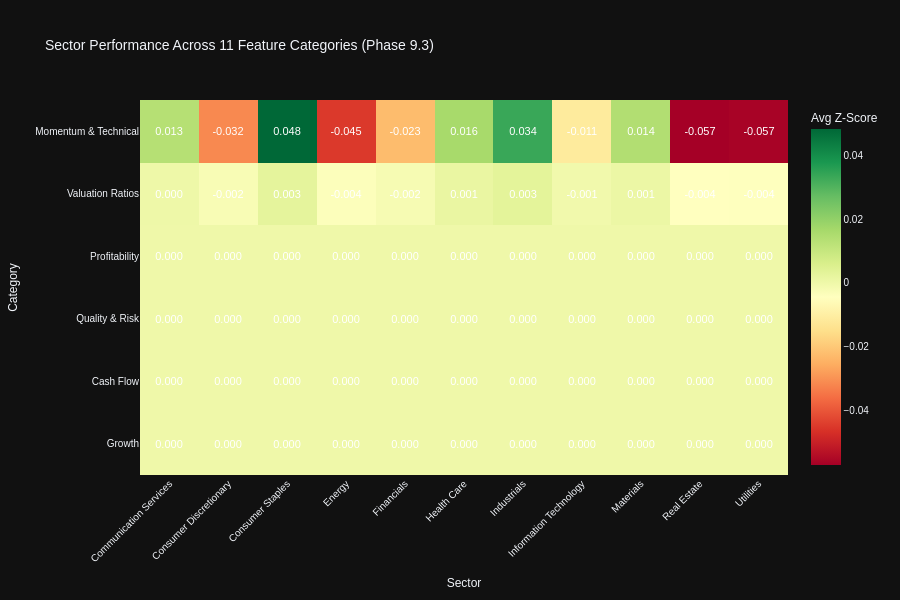

Here is the notebook cell this chart was saved with:
### Code cell
# Visualization 1: Category Heatmaps (Sector × Category)
print("\n📊 Category Performance Heatmaps:")

# Compute category scores by averaging z-scores of metrics within each category
from scipy.stats import zscore

category_sector_scores = {}

for category_name, category_metrics in category_mapping.items():
    available_in_category = [m for m in category_metrics if m in all_stocks_scaled.columns]

    if len(available_in_category) == 0:
        print(f"  ⚠️ Skipping {category_name}: No available metrics")
        continue

    # Compute z-scores for available metrics and average by sector
    category_data = all_stocks_scaled[available_in_category + ['sector']].copy()

    # Convert to numeric and compute z-scores
    for col in available_in_category:
        category_data[col] = pd.to_numeric(category_data[col], errors='coerce')

    # Compute z-scores (handle NaNs)
    z_scored_data = category_data[available_in_category].apply(lambda x: zscore(x, nan_policy='omit'))
    category_data['category_score'] = z_scored_data.mean(axis=1)

    # Aggregate by sector
    sector_scores = category_data.groupby('sector')['category_score'].mean().sort_values(ascending=False)
    category_sector_scores[category_name] = sector_scores

# Create heatmap matrix
if category_sector_scores:
    heatmap_df = pd.DataFrame(category_sector_scores).T

    # Create interactive heatmap with value annotations
    # Following code_guidelines.md Section 17.1: Heatmaps and Conditional Formatting
    fig_category_heatmap = px.imshow(
            heatmap_df,
            labels=dict(x="Sector", y="Category", color="Avg Z-Score"),
            title="Sector Performance Across 11 Feature Categories (Phase 9.3)",
            color_continuous_scale="RdYlGn",  # Diverging scale for z-scores centered at zero
            aspect="auto",
            text_auto=".3f"  # ✅ Display values formatted to 3 decimals (Section 17.1)
            )

    # Enhanced styling per Section 17.1 style guidelines
    fig_category_heatmap.update_traces(
            textfont=dict(
                    size=11,
                    color='white',  # High contrast on diverging color scale
                    family='Arial'  # Standard sans-serif font (Section 17.4)
                    )
            )

    fig_category_heatmap.update_layout(
            height=600,
            xaxis_tickangle=-45,
            font=dict(size=10, family="Arial"),
            template="plotly_dark"  # ✅ Dark mode compatible theme (Section 17.1)
            )

    fig_category_heatmap.show()
    output_path = eda_output_dir / "phase93_category_sector_heatmap.html"
    fig_category_heatmap.write_html(output_path)

    print(f"\n✓ Category heatmap visualization complete")
    print(f"  Categories visualized: {len(category_sector_scores)}")
    print(f"  Sectors analyzed: {len(heatmap_df.columns)}")
    print(f"  Output: {output_path}")

    # Display top performing sector per category
    print(f"\n  🏆 Top Performing Sectors by Category:")
    for category, scores in list(category_sector_scores.items())[:5]:
        top_sector = scores.idxmax()
        top_score = scores.max()
        print(f"    {category}: {top_sector} (z-score: {top_score:.2f})")
else:
    print("  ⚠️ No category data available for visualization")

### Figure 1 — Plotly figure (JSON) as saved in the notebook; plotly's stock layout.template omitted (floating-point values rounded to 4 significant figures)
{"data": [{"coloraxis": "coloraxis", "name": "0", "texttemplate": "%{z:.3f}", "x": ["Communication Services", "Consumer Discretionary", "Consumer Staples", "Energy", "Financials", "Health Care", "Industrials", "Information Technology", "Materials", "Real Estate", "Utilities"], "y": ["Momentum & Technical", "Valuation Ratios", "Profitability", "Quality & Risk", "Cash Flow", "Growth"], "z": [[0.01344, -0.0316, 0.04845, -0.04522, -0.02255, 0.01634, 0.03357, -0.0113, 0.01428, -0.05728, -0.05667], [0.0003232, -0.002454, 0.002785, -0.003538, -0.001896, 0.001427, 0.003092, -0.0006122, 0.0008606, -0.004396, -0.004175], [-1.845e-17, 3.853e-17, -2.754e-17, 4.255e-18, -7.874e-19, -1.788e-17, -2.422e-17, -3.946e-18, -1.34e-18, 4.691e-18, -2.708e-17], [2.298e-17, 8.039e-18, -4.12e-18, 3.482e-17, -1.985e-17, 8.632e-18, -6.781e-18, -1.605e-17, 7.787e-18, 5.115e-18, 5.957e-17], [-6.474e-19, -6.861e-18, 5.909e-18, 6.044e-19, 7.276e-19, 9.523e-18, -4.034e-18, 2.039e-18, -1.273e-17, 4.691e-18, 7.433e-18], [-7.283e-18, -3.34e-17, -2.971e-17, 1.315e-17, 4.324e-17, 7.365e-18, 1.475e-17, -2.703e-17, -9.377e-18, 4.587e-17, -1.647e-17]], "type": "heatmap", "xaxis": "x", "yaxis": "y", "hovertemplate": "Sector: %{x}<br>Category: %{y}<br>Avg Z-Score: %{z}<extra></extra>", "textfont": {"color": "white", "family": "Arial", "size": 11}}], "layout": {"xaxis": {"anchor": "y", "domain": [0.0, 1.0], "title": {"text": "Sector"}, "tickangle": -45}, "yaxis": {"anchor": "x", "domain": [0.0, 1.0], "autorange": "reversed", "title": {"text": "Category"}}, "coloraxis": {"colorbar": {"title": {"text": "Avg Z-Score"}}, "colorscale": [[0.0, "rgb(165,0,38)"], [0.1, "rgb(215,48,39)"], [0.2, "rgb(244,109,67)"], [0.3, "rgb(253,174,97)"], [0.4, "rgb(254,224,139)"], [0.5, "rgb(255,255,191)"], [0.6, "rgb(217,239,139)"], [0.7, "rgb(166,217,106)"], [0.8, "rgb(102,189,99)"], [0.9, "rgb(26,152,80)"], [1.0, "rgb(0,104,55)"]]}, "title": {"text": "Sector Performance Across 11 Feature Categories (Phase 9.3)"}, "font": {"size": 10, "family": "Arial"}, "height": 600}}
